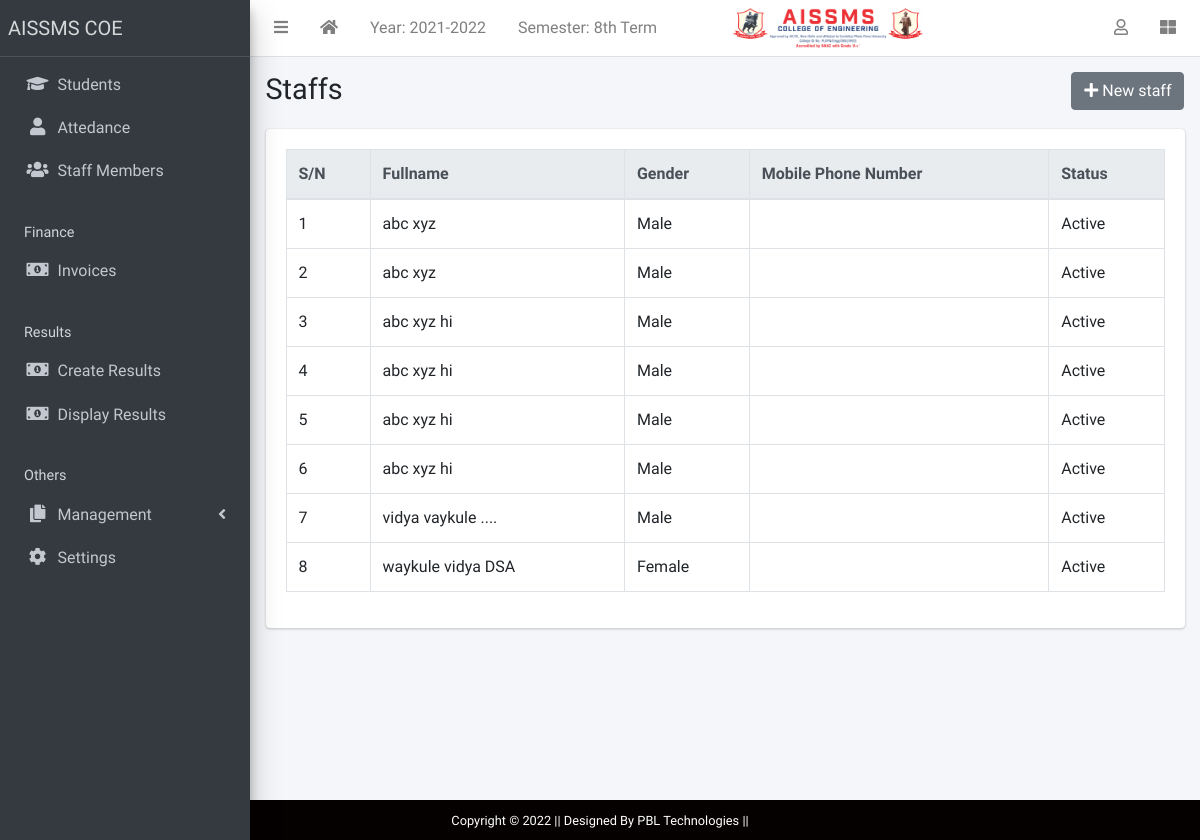
The page /staff/list/ on the database as committed earlier.
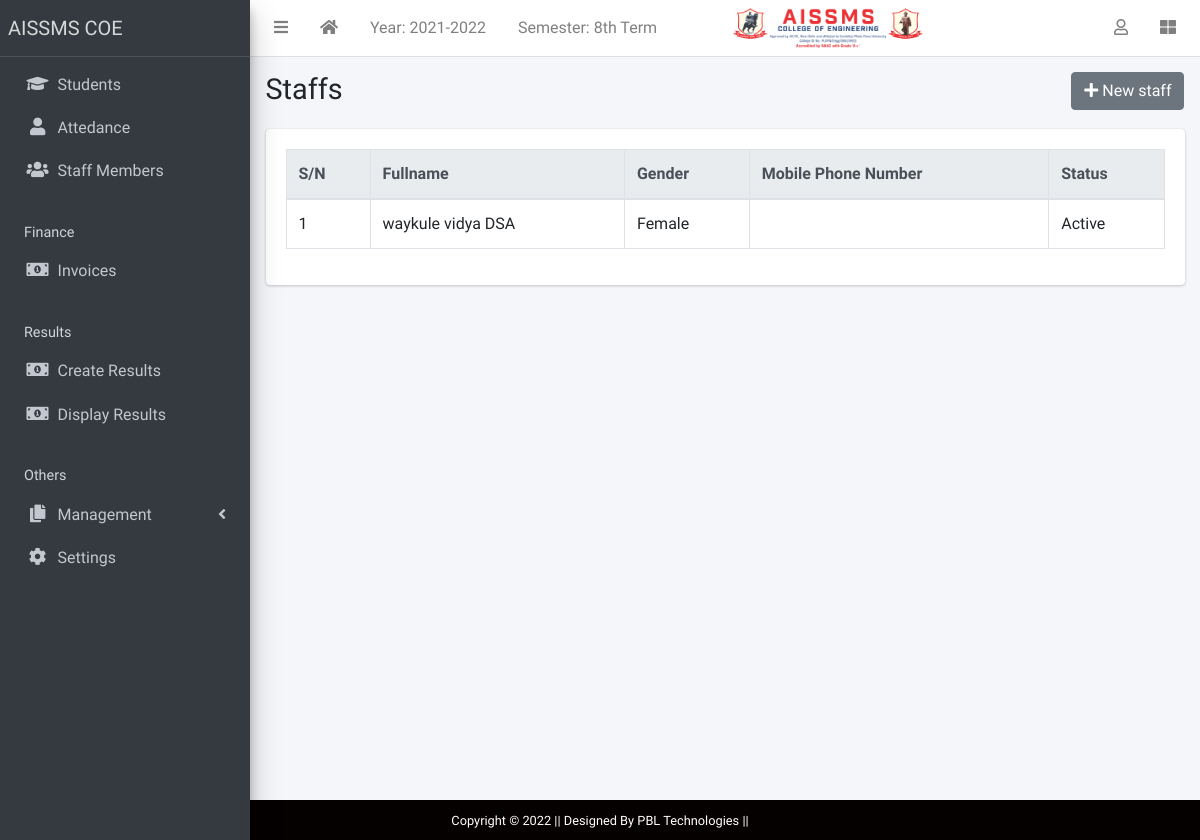
The same page on the database as committed later.
### apps/staffs/models.py (models this page shows, shortened)
class Staff(models.Model):
    STATUS = [("active", "Active"), ("inactive", "Inactive")]
    GENDER = [("male", "Male"), ("female", "Female")]
    current_status = models.CharField(max_length=10, choices=STATUS, default="active")
    surname = models.CharField(max_length=200)
    firstname = models.CharField(max_length=200)
    other_name = models.CharField(max_length=200, blank=True)
    gender = models.CharField(max_length=10, choices=GENDER, default="male")
    date_of_birth = models.DateField(default=timezone.now)
    date_of_admission = models.DateField(default=timezone.now)
    mobile_num_regex = RegexValidator(
        regex="^[0-9]{10,15}$", message="Entered mobile number isn't in a right format!"
    )
    mobile_number = models.CharField(
        validators=[mobile_num_regex], max_length=13, blank=True
    )
    address = models.TextField(blank=True)
    others = models.TextField(blank=True)

### apps/staffs/views.py (the view)
# urls.py: path("list/", StaffListView.as_view(), name="staff-list"),
class StaffListView(ListView):
    model = Staff

### apps/corecode/context_processors.py (called while the page is built)
def site_defaults(request):
    current_session = AcademicSession.objects.get(current=True)
    current_term = AcademicTerm.objects.get(current=True)
    vals = SiteConfig.objects.all()
    contexts = {
        "current_session": current_session.name,
        "current_term": current_term.name,
    }
    for val in vals:
        contexts[val.key] = val.value
    return contexts

### apps/staffs/templates/staffs/staff_list.html (shortened to what this page needs)
{% extends 'base.html' %}
{% block title %}Staffs{% endblock title %}
{% block breadcrumb %}
<a class="btn btn-secondary" href="{% url 'staff-create' %}"><i
    class="fas fa-plus"></i> New staff</a>
{% endblock breadcrumb %}
{% block content %}
  <table id="stafftable" class="table table-bordered table-hover">
    <thead class="thead-light">
      <tr>
        <th>S/N</th>
        <th>Fullname</th>
        <th>Gender</th>
        <th>Mobile Phone Number</th>
        <th>Status</th>
      </tr>
    </thead>
    <tbody>
      {% for staff in object_list %}
        <tr class='clickable-row' data-href="{% url 'staff-detail' staff.id %}">
          <td>{{ forloop.counter}}</td>
          <td>{{ staff.surname}} {{staff.firstname }} {{staff.other_name }}</td>
          <td>{{ staff.get_gender_display}}</td>
          <td>{{ staff.parent_mobile_number}}</td>
          <td>{{ staff.get_current_status_display}}</td>
        </tr>
      {% endfor %}
    </tbody>
  </table>
{% endblock content %}

Rows that differ between the two databases and show on the page:
removed Staff: surname "abc", firstname "xyz", gender "Male", current_status "Active"
removed Staff: surname "abc", firstname "xyz", gender "Male", current_status "Active"
removed Staff: surname "abc", firstname "xyz", other_name "hi", gender "Male", current_status "Active"
removed Staff: surname "abc", firstname "xyz", other_name "hi", gender "Male", current_status "Active"
removed Staff: surname "abc", firstname "xyz", other_name "hi", gender "Male", current_status "Active"
removed Staff: surname "abc", firstname "xyz", other_name "hi", gender "Male", current_status "Active"
removed Staff: surname "vidya", firstname "vaykule", other_name "....", gender "Male", current_status "Active"
